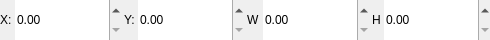
<?xml version="1.0" encoding="UTF-8"?>
<ui version="4.0">
 <class>RectFEditorWidget</class>
 <widget class="QWidget" name="RectFEditorWidget">
  <property name="geometry">
   <rect>
    <x>0</x>
    <y>0</y>
    <width>490</width>
    <height>40</height>
   </rect>
  </property>
  <property name="windowTitle">
   <string>Form</string>
  </property>
  <property name="autoFillBackground">
   <bool>true</bool>
  </property>
  <layout class="QHBoxLayout" name="horizontalLayout">
   <property name="spacing">
    <number>3</number>
   </property>
   <property name="leftMargin">
    <number>0</number>
   </property>
   <property name="topMargin">
    <number>0</number>
   </property>
   <property name="rightMargin">
    <number>0</number>
   </property>
   <property name="bottomMargin">
    <number>0</number>
   </property>
   <item>
    <widget class="QLabel" name="label_x">
     <property name="text">
      <string>X:</string>
     </property>
    </widget>
   </item>
   <item>
    <widget class="QDoubleSpinBox" name="spin_x">
     <property name="sizePolicy">
      <sizepolicy hsizetype="Expanding" vsizetype="Expanding">
       <horstretch>0</horstretch>
       <verstretch>0</verstretch>
      </sizepolicy>
     </property>
     <property name="frame">
      <bool>false</bool>
     </property>
    </widget>
   </item>
   <item>
    <widget class="QLabel" name="label_y">
     <property name="text">
      <string>Y:</string>
     </property>
    </widget>
   </item>
   <item>
    <widget class="QDoubleSpinBox" name="spin_y">
     <property name="sizePolicy">
      <sizepolicy hsizetype="Expanding" vsizetype="Expanding">
       <horstretch>0</horstretch>
       <verstretch>0</verstretch>
      </sizepolicy>
     </property>
     <property name="frame">
      <bool>false</bool>
     </property>
    </widget>
   </item>
   <item>
    <widget class="QLabel" name="label_w">
     <property name="text">
      <string>W</string>
     </property>
    </widget>
   </item>
   <item>
    <widget class="QDoubleSpinBox" name="spin_w">
     <property name="sizePolicy">
      <sizepolicy hsizetype="Expanding" vsizetype="Expanding">
       <horstretch>0</horstretch>
       <verstretch>0</verstretch>
      </sizepolicy>
     </property>
     <property name="frame">
      <bool>false</bool>
     </property>
    </widget>
   </item>
   <item>
    <widget class="QLabel" name="label_h">
     <property name="text">
      <string>H</string>
     </property>
    </widget>
   </item>
   <item>
    <widget class="QDoubleSpinBox" name="spin_h">
     <property name="sizePolicy">
      <sizepolicy hsizetype="Expanding" vsizetype="Expanding">
       <horstretch>0</horstretch>
       <verstretch>0</verstretch>
      </sizepolicy>
     </property>
     <property name="frame">
      <bool>false</bool>
     </property>
    </widget>
   </item>
  </layout>
 </widget>
 <resources/>
 <connections/>
</ui>
